Frame 1 (no input): blank canvas, image omitted
Frame 60 (no input): blank canvas, image omitted
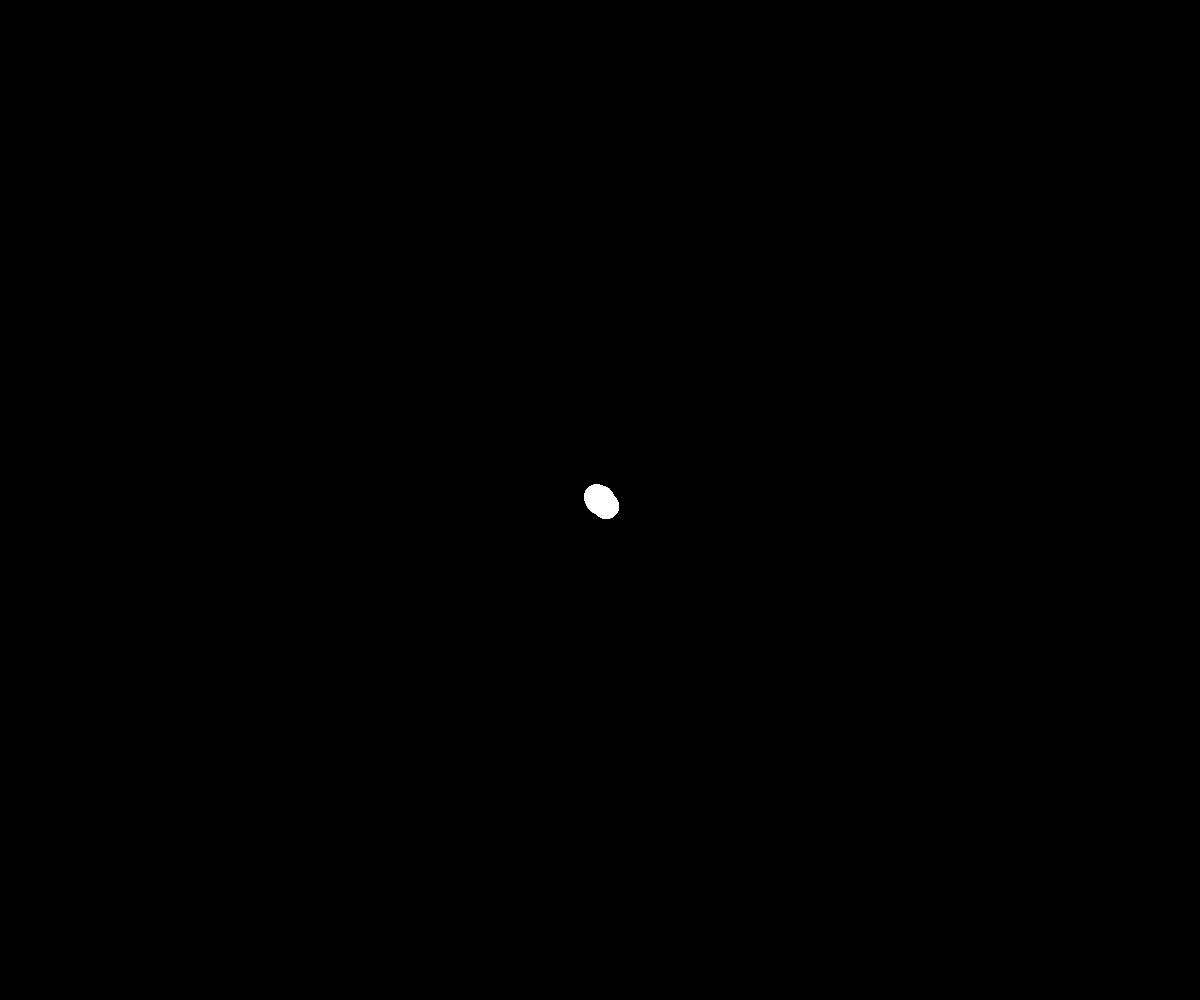
Frame 120 (the mouse pressed at the canvas centre since frame 60)

The p5.js sketch whose frames 1 and 60 were blank and that drew this single picture after the mouse press (run headless with seeded random() and noise() and a simulated clock; from frame 60 on, the mouse is pressed at the canvas centre):

// p5.js sketch
// ── sketch.js
function setup() {
  createCanvas(windowWidth,windowHeight);
  background(0);
  distance = 10;
  spring = 0.5;
  friction = 0.5;
  size = 25;
  diff = size/8;
  x = y = ax = ay = a = a = r = f = 0;
}

function draw() {
  oldR = r;
  if(mouseIsPressed) {
    mX = mouseX;
    mY = mouseY;
    if(!f) {
      f = 1,f;
      x = mX;
      y = mY;
    }
    ax += ( mX - x ) * spring;
    ay += ( mY - y ) * spring;
    ax *= friction;
    ay *= friction;
    a += sqrt( ax*ax + ay*ay+a ) - a;
    a *= 0.6;
    r = size - a;

    for( i = 0; i < distance; ++i ) {
      oldX = x;
      oldY = y;
      x += ax / distance;
      y += ay / distance;
      oldR += ( r - oldR ) / distance;
      if(oldR < 1) oldR = 1;
      stroke(255)
      strokeWeight( oldR+diff );
      line( x, y, oldX, oldY );
      strokeWeight( oldR );
      line( x+diff*2, y+diff*2, oldX+diff*2, oldY+diff*2 );
      line( x-diff, y-diff, oldX-diff, oldY-diff );
    }
  } else if(f) {
    ax = ay = f = 0;
  }
}
/**/
